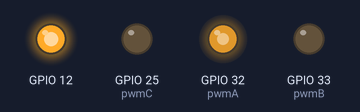
A sketch run on a simulated ESP32. Shown: output pins drawn as LEDs (lit = HIGH). What the sketch prints to the serial monitor is not drawn.

Above: at 3.15 s.
At 11.5 s:
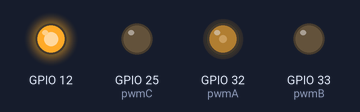
At 22.81 s:
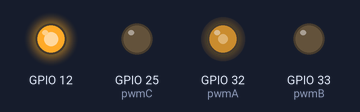
At 39.65 s:
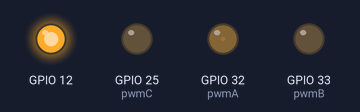
Timing chart, 0 to 40.0 s (numbered marks = the images above):
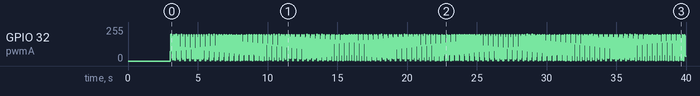

The sketch:

FOCa.ino
```cpp
// PWM 输出引脚定义

int pwmA =  32;
int pwmB =  33;
int pwmC =  25 ;

//初始变量及引脚定义

//宏定义实现的约束函数，限制值的范围
//使用三元运算符，把amt的范围约束在low和high之间
#define _constrain(amt,low,high)((amt)<(low)?(low):((amt)>(high)?(high):(amt)))

float voltage_limit = 10;
float voltage_supply = 12.6;     //定义板子的供电电压
float shaft_angle = 0,open_loop_timestamp = 0 ;
float zero_electric_angle = 0;
float Ualpha = 0;
float Ubeta = 0;
float Ua=0, Ub=0, Uc=0, dc_a=0, dc_b=0, dc_c=0;


void setup() {
  // put your setup code here, to run once:
  //只跑一次做初始化,放置一些加载项

  //初始化串口
  Serial.begin(115200);

  pinMode(12, OUTPUT);
  digitalWrite(12, HIGH);  //V4电机使能

  //设置PWM
  pinMode(pwmA,OUTPUT);  //把引脚配置为输出状态，使其可以主动驱动电路输出高低电平或者是输出pwm信号
  pinMode(pwmB,OUTPUT);
  pinMode(pwmC,OUTPUT);
  ledcAttachPin(pwmA,0);   //把引脚pwmA绑定到芯片内部PWM通道上
  ledcAttachPin(pwmB,1);
  ledcAttachPin(pwmC,2);

 // ESP32 LEDC PWM 通道参数配置函数    (pwm通道号，pwm开关频率，分辨率位数)
  ledcSetup(0,30000,8);
  ledcSetup(1,30000,8);
  ledcSetup(2,30000,8);
  Serial.println("完成PWN初始化设置");
  delay(3000);

}

//写完setup函数就可以在后边写一些具体的功能函数


//电角度求解
//pole_paries 极对数
float _electricalAngel(float shaft_angle,float pole_paries)
{
  return (shaft_angle * pole_paries ) ;
}

//归一化角度到【0，2PI】
float _normalizeAngle(float angle)     //fomd 是c++标准数学库的浮点数求模（取余）
{
  float a = fmod (angle,2*PI);
  return a>= 0 ? a : (a + 2*PI);   //如果 a>= 0说明角度本就是正余数，直接返回 a。如果 a<0,说明余数是负数，给它加上一个整周期 2PI，将其平移到正数区间 [0, 2PI)。
}

//设置PWN到控制器的输出

void  setPwm(float Ua,float Ub,float Uc )   //计算三相电压 、占空比、最终以pwm的形式去驱动电机
{

  //限制上限
  Ua = _constrain(Ua,0.0f,voltage_limit);
  Ub = _constrain(Ub,0.0f,voltage_limit);
  Uc = _constrain(Uc,0.0f,voltage_limit);

  //计算占空比
  //限制占空比从0到1
  dc_a = _constrain(Ua/voltage_supply,0.0f,1.0f);
  dc_b = _constrain(Ub/voltage_supply,0.0f,1.0f);
  dc_c = _constrain(Uc/voltage_supply,0.0f,1.0f);

//把占空比写入PWM到PWM 0 1 2 通道
  ledcWrite(0,dc_a * 255);
  ledcWrite(0,dc_b * 255);
  ledcWrite(0,dc_c * 255);

}
//然后开始按照foc环节，加入到克拉克变换和帕克变换


 //Uq决定了力矩的大小

void setPhaseVoltage(float Uq,float Ud,float angle_el)           //进行park逆变换、克拉克逆变换、并且调用setpwm函数
{
  angle_el = _normalizeAngle(angle_el + zero_electric_angle);   //加上一个初始零点电角度/初始电角度偏移

  //帕克变换      //简单模型中忽略Ud，只保留Uq
  Ualpha = -Uq * sin(angle_el);
  Ubeta = Uq * cos(angle_el);

  //克拉克逆变换
  // voltage_supply/2,电机供电电压/2，将生成的Ua、Ub、Uc平移到供电电压的中间值上，避免产生小于零的部分
  Ua = Ualpha + voltage_supply/2;
  Ub = (sqrt(3) * Ubeta - Ualpha)/2 + voltage_supply / 2;
  Uc = (-Ualpha - sqrt(3) * Ubeta)/2 + voltage_supply / 2;

  setPwm(Ua,Ub,Uc);
}

//开环速度函数
float velocityOpenloop(float target_velocity)
{
  unsigned long now_us = micros();  //获取从开启芯片以来的微秒数,它的精度是 4 微秒。micros()返回的是一个无符号长整型(unsigned long)的值

  //计算当前每个Loop的运行时间间隔
  float Ts = (now_us - open_loop_timestamp) * 1e-6f;

  //由于 micros() 函数返回的时间戳会在大约 70 分钟之后重新开始计数,在由70分钟跳变到0时,Ts会出现异常,因此需要进行修正。如果时间间隔小于等于零或大于 0.5 秒,则将其设置为一个较小的默认值,即 1e-3f
  if(Ts <= 0 || Ts > 0.5f) Ts = 1e-3f;     //防止溢出

  // 通过乘以时间间隔和目标速度来计算需要转动的机械角度,存储在 shaft_angle 变量中。在此之前,还需要对轴角度进行归一化,以确保其值在 0 到 2π 之间。
  shaft_angle = _normalizeAngle(shaft_angle + target_velocity*Ts);  //shaft_angle 是一个主轴的机械角度，因为这个开环的函数没有编码传感器来反馈真实的物理位置，所以需要给一个虚拟的参考角度
  //以目标速度为 10 rad/s 为例,如果时间间隔是 1 秒,则在每个循环中需要增加 10 * 1 = 10 弧度的角度变化量,才能使电机转动到目标速度。
  //如果时间间隔是 0.1 秒,那么在每个循环中需要增加的角度变化量就是 10 * 0.1 = 1 弧度,才能实现相同的目标速度。因此,电机轴的转动角度取决于目标速度和时间间隔的乘积。

  // 使用早前设置的voltage_limit作为Uq值。这个值会直接影响输出力矩
  float Uq = voltage_limit;

  setPhaseVoltage(Uq,  0, _electricalAngel(shaft_angle, 7));     //通过当前的主轴角度以及给定的角度来确定当前的主轴位置，函数得到Uq、Ud、当前主轴的电气位置后，进行快速的逆帕克变换，把Uq、Ud转换为Ualpha、Ubeta
      //通过这个函数输出PWM波形
  open_loop_timestamp = now_us;  //用于计算下一个时间间隔

  return Uq;
}
void loop() {
  // put your main code here, to run repeatedly:
  //相当于 main
  velocityOpenloop(5);      //设置目标角速度
}
```
